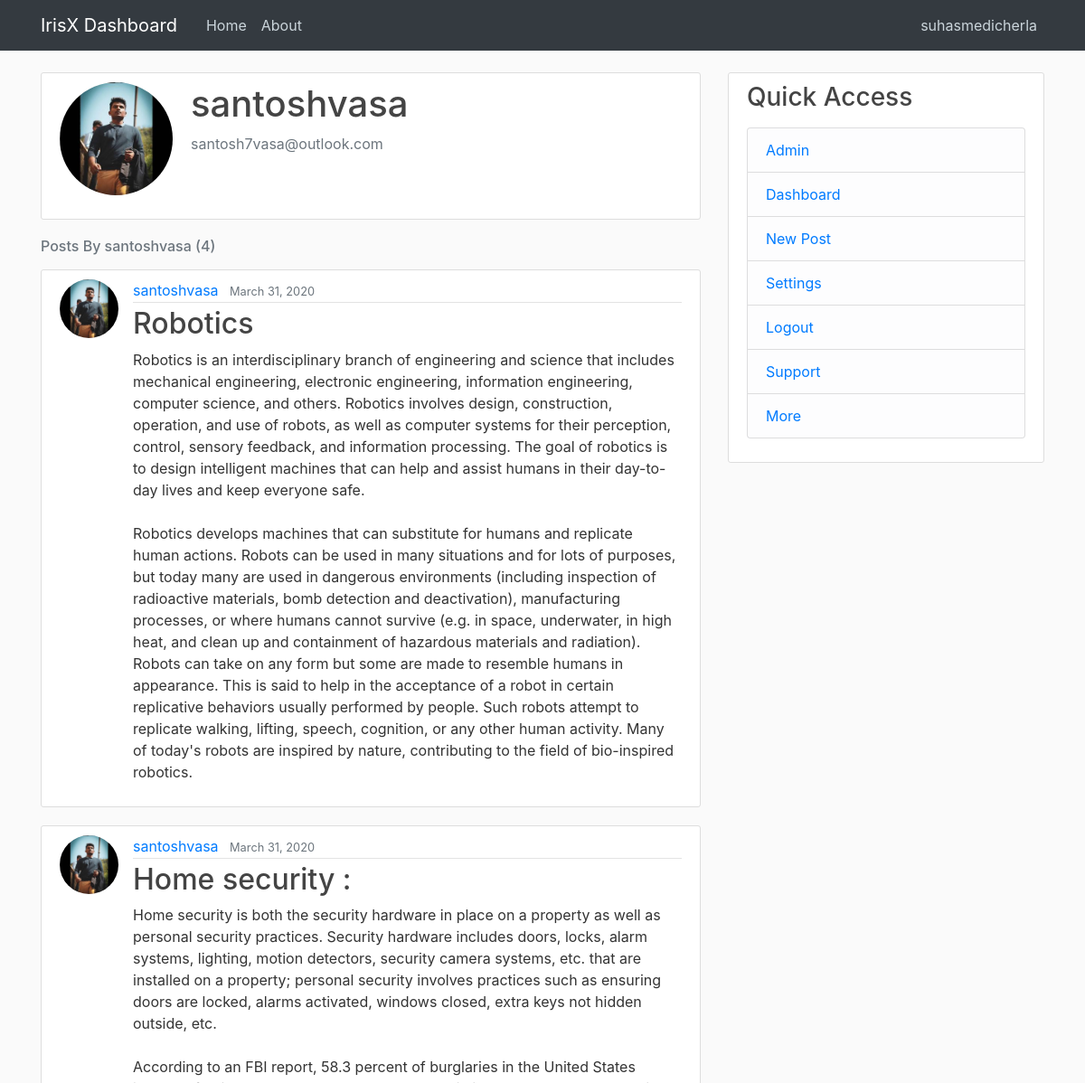
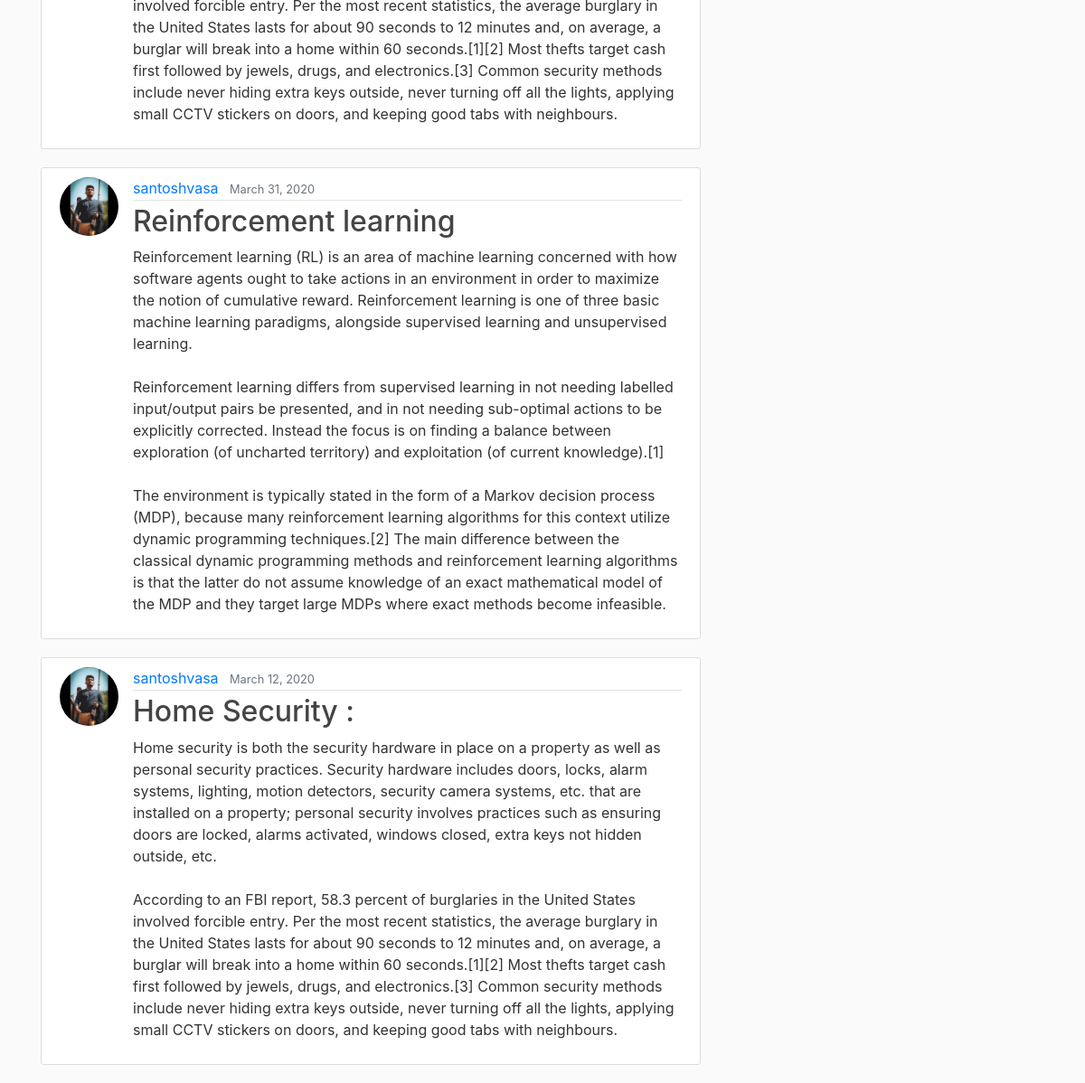
The page /user/santoshvasa (signed in) on the database its author committed (2 pictures, top to bottom).
### blog/models.py (models this page shows, shortened)
class Post(models.Model):
    title = models.CharField(max_length=100)
    content = models.TextField()
    date_posted = models.DateTimeField(default=timezone.now)
    author = models.ForeignKey(User, on_delete=models.CASCADE)

### users/models.py (models this page shows, shortened)
class Profile(models.Model):
    user = models.OneToOneField(User, on_delete=models.CASCADE)
    image = models.ImageField(default='default.jpg', upload_to='profile_pics')

### blog/views.py (the view)
# urls.py: path('user/<str:username>', UserPostListView.as_view(), name='user-posts'),
class UserPostListView(ListView):
    model = Post
    template_name = "blog/user_posts.html"
    context_object_name = "posts"
    paginate_by = 5
    def get_queryset(self):
        user = get_object_or_404(User, username=self.kwargs.get('username'))
        return Post.objects.filter(author=user).order_by('-date_posted')

### blog/templates/blog/user_posts.html (shortened to what this page needs)
{% extends "blog/base.html" %}
{% block content %}
    {% for post in posts|slice:":1" %}
    <article class="media content-section">
    <div class="media">
      <img class="rounded-circle account-img" src="{{ post.author.profile.image.url }}">
      <div class="media-body">
        <h2 class="account-heading">{{ post.author.username }}</h2>
        <p class="text-secondary">{{ post.author.email }}</p>
      </div>
    </div>
  </article>
  {% endfor %}
    <h6 class="mb-3 text-muted"> Posts By {{view.kwargs.username}} ({{page_obj.paginator.count}})</h6>
    {% for post in posts %}
        <article class="media content-section">
          <img class="rounded-circle article-img" src = "{{ post.author.profile.image.url }}">
          <div class="media-body">
            <div class="article-metadata">
              <a class="mr-2" href="{% url 'user-posts' post.author.username %}">{{ post.author }}</a>
              <small class="text-muted">{{ post.date_posted | date:"F d, Y" }}</small>
            </div>
            <h2><a class="article-title" href="{% url 'post-detail' post.id %}">{{ post.title }}</a></h2>
            <p class="article-content">{{ post.content }}</p>
          </div>
        </article>
    {% endfor %}
{% endblock content %}

### blog/templates/blog/base.html (shortened to what this page needs)
{% load static %}
<!doctype html>
<html lang="en">
  <head>
    <link rel="stylesheet" href="https://maxcdn.bootstrapcdn.com/bootstrap/4.0.0/css/bootstrap.min.css">
    <link rel="stylesheet" type="text/css" href="{% static 'blog/main.css' %}">
  </head>
  <body>
    <header class="site-header">
      <nav class="navbar navbar-expand-md navbar-dark bg-dark fixed-top">
        <div class="container">
          <a class="navbar-brand mr-4" href="{% url 'blog-home' %}">IrisX Dashboard</a>
          <div class="collapse navbar-collapse" id="navbarToggle">
            <div class="navbar-nav mr-auto">
              <a class="nav-item nav-link" href="{% url 'blog-home' %}">Home</a>
              <a class="nav-item nav-link" href="{% url 'blog-about' %}">About</a>
            </div>
            <div class="navbar-nav">
              {% if user.is_authenticated %}
              <a class="nav-item nav-link" href="{% url 'user-posts' user.username %}">{{ user.username }}</a>
              {% else %}
              <a class="nav-item nav-link" href="{% url 'login' %}">Login</a>
              <a class="nav-item nav-link" href="{% url 'register' %}">Register</a>
              {% endif %}
            </div>
          </div>
        </div>
      </nav>
    </header>
    <main role="main" class="container">
      <div class="row">
        <div class="col-md-8">
          {% block content %}{% endblock %}
        </div>
        <div class="col-md-4">
          <div class="content-section">
            <h3>Quick Access</h3>
            <p class='text-muted'>
              <ul class="list-group">
                {% if user.is_authenticated %}
                  {% if user.is_superuser %}
                    <li class="list-group-item list-group-item-light"><a href="/admin">Admin</a></li>
                  {% endif %}
                <li class="list-group-item list-group-item-light"><a href="#">Dashboard</a></li>
                <li class="list-group-item list-group-item-light"><a href="{% url 'post-create' %}">New Post</a></li>
                <li class="list-group-item list-group-item-light"><a href="#">Settings</a></li>
                <li class="list-group-item list-group-item-light"><a href="{% url 'logout' %}">Logout</a></li>
                {% else %}
                <li class="list-group-item list-group-item-light"><a href="{% url 'login' %}">Login</a></li>
                <li class="list-group-item list-group-item-light"><a href="{% url 'register' %}">Register</a></li>
                {% endif %}
                <li class="list-group-item list-group-item-light"><a href="#">Support</a></li>
                <li class="list-group-item list-group-item-light"><a href="#">More</a></li>
              </ul>
            </p>
          </div>
        </div>
      </div>
    </main>
  </body>
</html>

### blog/static/blog/main.css (style rules this page uses)
body { background: #fafafa; color: #333333; margin-top: 5rem; }
h1, h2, h3, h4, h5, h6 { color: #444444; }
ul { margin: 0; }
.site-header .navbar-nav .nav-link { color: #cbd5db; }
.content-section { background: #ffffff; padding: 10px 20px; border: 1px solid #dddddd; border-radius: 3px; margin-bottom: 20px; }
.article-title { color: #444444; }
.article-content { white-space: pre-line; }
.article-img { height: 65px; width: 65px; margin-right: 16px; }
.article-metadata { padding-bottom: 1px; margin-bottom: 4px; border-bottom: 1px solid #e3e3e3 }
.account-img { height: 125px; width: 125px; margin-right: 20px; margin-bottom: 16px; }
.account-heading { font-size: 2.5rem; }

### rows shown on the page
Post: author.profile.image (picture), author.username "santoshvasa", author.email "santosh7vasa@outlook.com", author "santoshvasa", date_posted "March 31, 2020", title "Robotics", content "Robotics is an interdisciplinary branch of engineering and science that includes mechanical engineering, electronic engineering, information engineering, computer science, and others. Robotics involves design, construction, operation, and use of robots, as well as computer systems for their perception, control, sensory feedback, and information processing. The goal of robotics is to design intelligent machines that can help and assist humans in their day-to-day lives and keep everyone safe. Robotics develops machines that can substitute for humans and replicate human actions. Robots can be used in many situations and for lots of purposes, but today many are used in dangerous environments…"
Post: author.profile.image (picture), author "santoshvasa", date_posted "March 31, 2020", title "Home security :", content "Home security is both the security hardware in place on a property as well as personal security practices. Security hardware includes doors, locks, alarm systems, lighting, motion detectors, security camera systems, etc. that are installed on a property; personal security involves practices such as ensuring doors are locked, alarms activated, windows closed, extra keys not hidden outside, etc. According to an FBI report, 58.3 percent of burglaries in the United States involved forcible entry. Per the most recent statistics, the average burglary in the United States lasts for about 90 seconds to 12 minutes and, on average, a burglar will break into a home within 60 seconds.[1][2] Most thefts…"
Post: author.profile.image (picture), author "santoshvasa", date_posted "March 31, 2020", title "Reinforcement learning", content "Reinforcement learning (RL) is an area of machine learning concerned with how software agents ought to take actions in an environment in order to maximize the notion of cumulative reward. Reinforcement learning is one of three basic machine learning paradigms, alongside supervised learning and unsupervised learning. Reinforcement learning differs from supervised learning in not needing labelled input/output pairs be presented, and in not needing sub-optimal actions to be explicitly corrected. Instead the focus is on finding a balance between exploration (of uncharted territory) and exploitation (of current knowledge).[1] The environment is typically stated in the form of a Markov decision…"
Post: author.profile.image (picture), author "santoshvasa", date_posted "March 12, 2020", title "Home Security :", content "Home security is both the security hardware in place on a property as well as personal security practices. Security hardware includes doors, locks, alarm systems, lighting, motion detectors, security camera systems, etc. that are installed on a property; personal security involves practices such as ensuring doors are locked, alarms activated, windows closed, extra keys not hidden outside, etc. According to an FBI report, 58.3 percent of burglaries in the United States involved forcible entry. Per the most recent statistics, the average burglary in the United States lasts for about 90 seconds to 12 minutes and, on average, a burglar will break into a home within 60 seconds.[1][2] Most thefts…"

### other values the page prints
{{ user.username }} "suhasmedicherla"
{{ view.kwargs.username }} "santoshvasa"
{{ page_obj.paginator.count }} "4"
